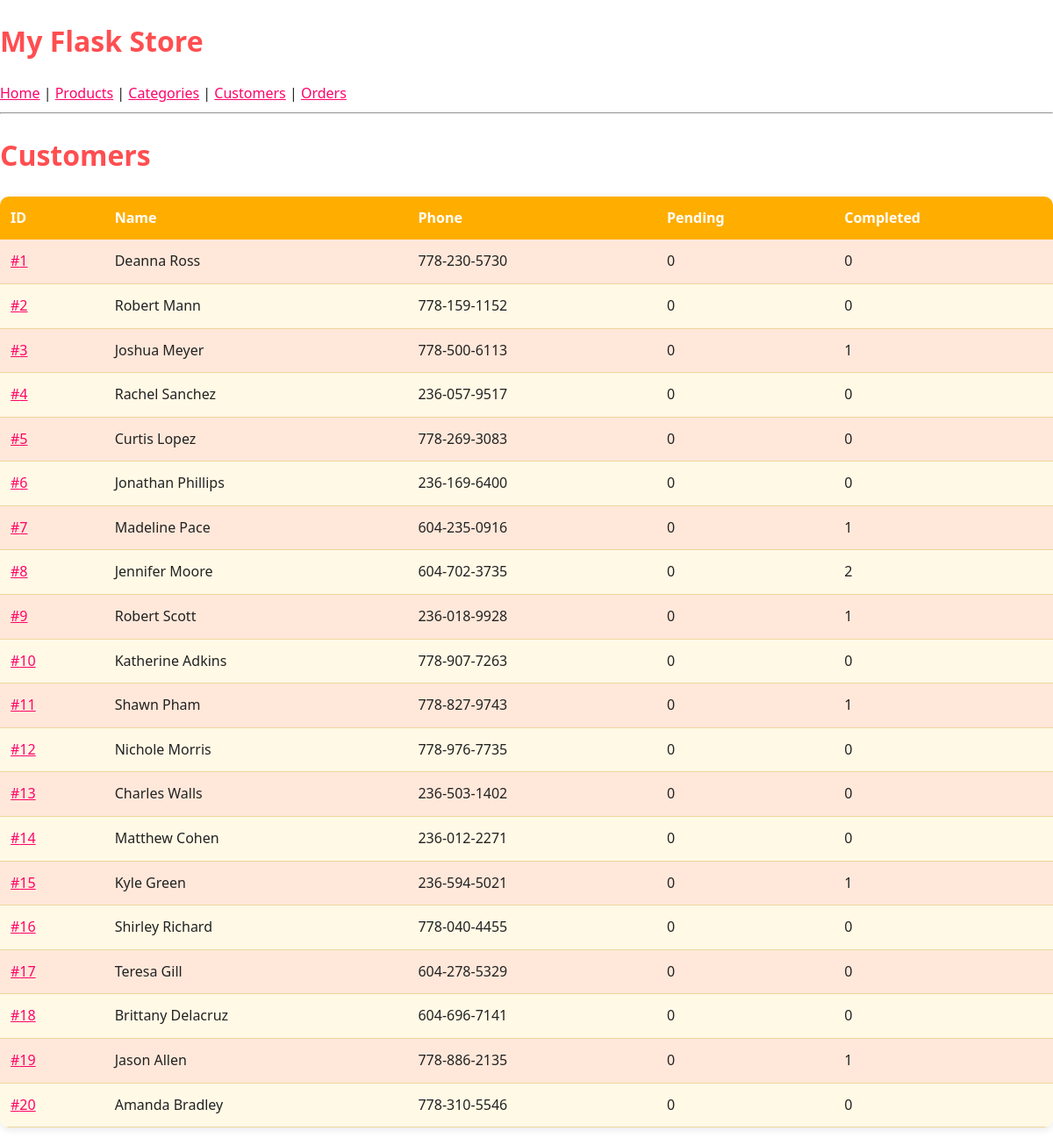
Page /customers on the committed database.
### models.py (models this page shows)
class Customer(db.Model):
    __tablename__ = "customers"
    id = db.mapped_column(db.Integer, primary_key=True)
    customer_name = db.mapped_column(db.String, nullable=False)
    phone = db.mapped_column(db.String, nullable=True)
    orders = db.relationship("Order", back_populates="customer")
    def pending_orders(self):
        return [o for o in self.orders if o.completed is None]
    def completed_orders(self):
        return [o for o in self.orders if o.completed is not None]

### app.py (the view)
@app.route("/customers")
def customers():
    stmt = db.select(Customer)
    customers = db.session.execute(stmt).scalars()
    return render_template("customers.html", customers=customers)

### templates/customers.html
{% extends "base.html" %}
{% block content %}
<h1>Customers</h1>
<table>
    <tr>
        <th>ID</th>
        <th>Name</th>
        <th>Phone</th>
        <th>Pending</th>
        <th>Completed</th>
    </tr>
    {% for c in customers %}
    <tr>
        <td><a href="{{ url_for('customer_detail', id=c.id) }}">#{{ c.id }}</a></td>
        <td>{{ c.customer_name }}</td>
        <td>{{ c.phone }}</td>
        <td>{{ c.pending_orders()|length }}</td>
        <td>{{ c.completed_orders()|length }}</td>
    </tr>
    {% endfor %}
</table>
{% endblock %}

### static/style.css (style rules this page uses)
body { margin: 0; padding: 0; font-family: "Segoe UI", Arial, sans-serif; background: #ffffff; color: #222; line-height: 1.6; }
h1 { color: #ff4e50; }
a { color: #ff0368; }
table { width: 100%; border-collapse: collapse; margin: 20px 0; border-radius: 10px; overflow: hidden; box-shadow: 0 2px 10px rgba(0,0,0,0.1); }
table th { background: #ffae00; color: white; padding: 12px; font-size: 16px; text-align: left; }
table td { padding: 12px; background: #fff9e6; border-bottom: 1px solid #f0d59c; }
table tr:nth-child(even) td { background: #ffe8da; }

### rows in the picture
Customer: id "1", customer_name "Deanna Ross", phone "778-230-5730", pending_orders|length "0", completed_orders|length "0"
Customer: id "2", customer_name "Robert Mann", phone "778-159-1152", pending_orders|length "0", completed_orders|length "0"
Customer: id "3", customer_name "Joshua Meyer", phone "778-500-6113", pending_orders|length "0", completed_orders|length "1"
Customer: id "4", customer_name "Rachel Sanchez", phone "236-057-9517", pending_orders|length "0", completed_orders|length "0"
Customer: id "5", customer_name "Curtis Lopez", phone "778-269-3083", pending_orders|length "0", completed_orders|length "0"
Customer: id "6", customer_name "Jonathan Phillips", phone "236-169-6400", pending_orders|length "0", completed_orders|length "0"
Customer: id "7", customer_name "Madeline Pace", phone "604-235-0916", pending_orders|length "0", completed_orders|length "1"
Customer: id "8", customer_name "Jennifer Moore", phone "604-702-3735", pending_orders|length "0", completed_orders|length "2"
Customer: id "9", customer_name "Robert Scott", phone "236-018-9928", pending_orders|length "0", completed_orders|length "1"
Customer: id "10", customer_name "Katherine Adkins", phone "778-907-7263", pending_orders|length "0", completed_orders|length "0"
Customer: id "11", customer_name "Shawn Pham", phone "778-827-9743", pending_orders|length "0", completed_orders|length "1"
Customer: id "12", customer_name "Nichole Morris", phone "778-976-7735", pending_orders|length "0", completed_orders|length "0"
Customer: id "13", customer_name "Charles Walls", phone "236-503-1402", pending_orders|length "0", completed_orders|length "0"
Customer: id "14", customer_name "Matthew Cohen", phone "236-012-2271", pending_orders|length "0", completed_orders|length "0"
Customer: id "15", customer_name "Kyle Green", phone "236-594-5021", pending_orders|length "0", completed_orders|length "1"
Customer: id "16", customer_name "Shirley Richard", phone "778-040-4455", pending_orders|length "0", completed_orders|length "0"
Customer: id "17", customer_name "Teresa Gill", phone "604-278-5329", pending_orders|length "0", completed_orders|length "0"
Customer: id "18", customer_name "Brittany Delacruz", phone "604-696-7141", pending_orders|length "0", completed_orders|length "0"
Customer: id "19", customer_name "Jason Allen", phone "778-886-2135", pending_orders|length "0", completed_orders|length "1"
Customer: id "20", customer_name "Amanda Bradley", phone "778-310-5546", pending_orders|length "0", completed_orders|length "0"
